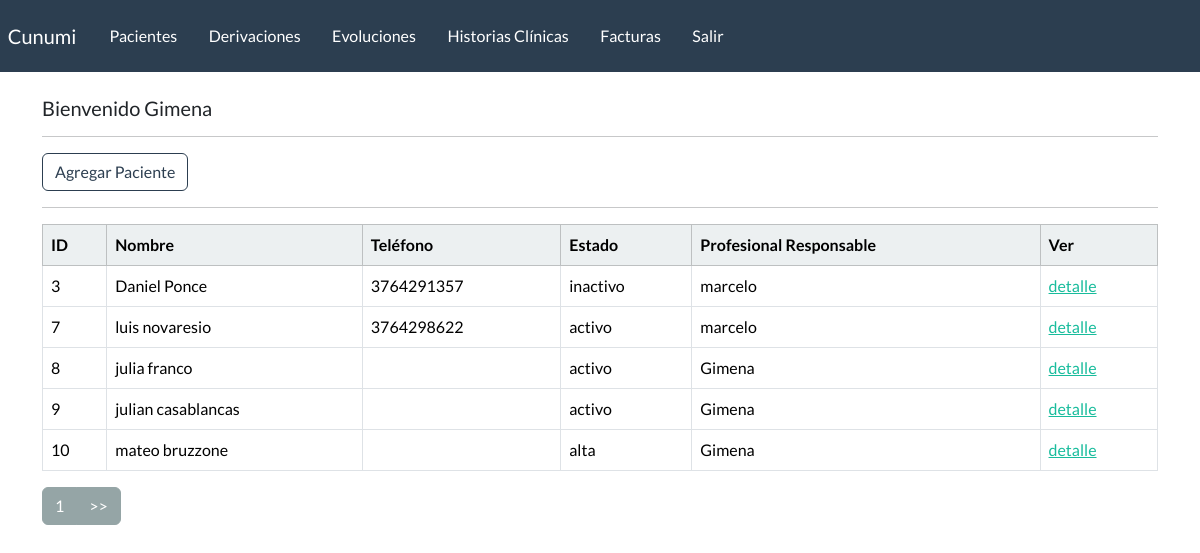
Screenshot of /dashboard (signed in) with the database file from the repository.
### webapp/models.py (models this page shows, shortened)
class paciente(models.Model):
    nombre = models.CharField(max_length=100)
    apellido = models.CharField(max_length=100, blank=True)
    dni = models.CharField(max_length=100, blank=True)
    telefono = models.CharField(max_length=100, blank=True)
    email = models.EmailField(blank=True)
    edad = models.IntegerField(blank=True)
    fecha_inicio = models.DateField(blank=True, null=True)
    responables = models.CharField(max_length=200, blank=True)
    motivo_consulta = models.CharField(max_length=200, blank=True)
    derivado = models.BooleanField(default=False)
    email = models.EmailField(blank=True)
    estado_choices = (
        ('activo', 'activo'),
        ('inactivo', 'inactivo'),
        ('alta', 'alta'),
        ('derivado', 'derivado'))
    estado = models.CharField(max_length=20, choices=estado_choices, default='activo')
    profesional_responsable = models.ForeignKey(User, on_delete=models.CASCADE, blank=True)

### webapp/views.py (the view)
# urls.py: path('dashboard',views.dashboard, name='dashboard'),
@login_required(login_url='my-login')
def dashboard(request):
    pacientes_all = paciente.objects.all()
    paginator = Paginator(pacientes_all, 20)
    page = request.GET.get('page')
    pacientes = paginator.get_page(page)
    context = {
        'pacientes':pacientes,
    }
    return render(request, 'webapp/dashboard.html', context=context)

### webapp/templates/webapp/dashboard.html (shortened to what this page needs)
{% extends 'webapp/base.html' %}
{% block content %}
    <h5>Bienvenido {{user}}</h5>
    <hr>
    <a class="btn btn-outline-primary btn-small" href="{% url 'agregar_paciente' %}">
        Agregar Paciente
    </a>
    <hr>
    <table class="table table-hover table-bordered">
        <thead class="table-light">
            <tr>
                <th scope="col">ID</th>
                <th scope="col">Nombre</th>
                <th scope="col">Teléfono</th>
                <th scope="col">Estado</th>
                <th scope="col">Profesional Responsable</th>
                <th scope="col">Ver</th>
            </tr>
        </thead>
        <tbody>
            {% if pacientes %}
            {% for paciente in pacientes %}
            <tr>
                <td>
                    {{paciente.id}}
                </td>
                <td>{{paciente.nombre}} {{paciente.apellido}}</td>
                <td>{{paciente.telefono}}</td>
                <td>{{paciente.estado}}</td>
                <td>{{paciente.profesional_responsable}}</td>
                <td><a href="{% url 'detalle_paciente' paciente.id %}">detalle</a></td>
            </tr>
            {% endfor %}
        </tbody>
    </table>
    <div class="btn-toolbar" role="toolbar" aria-label="Toolbar with button groups">
    <div class="btn-group me-2" role="group" aria-label="First group">
        <a type="button" class="btn btn-secondary" href="?page={{pacientes.number}}">{{pacientes.number}}</a>
        <a type="button" class="btn btn-secondary" a href="?page={{pacientes.num_pages}}">>></a>
    </div>
</div>
    {% endif %}
{% endblock %}

### rows the page displays
paciente: id "3", nombre "Daniel", apellido "Ponce", telefono "3764291357", estado "inactivo", profesional_responsable "marcelo"
paciente: id "7", nombre "luis", apellido "novaresio", telefono "3764298622", estado "activo", profesional_responsable "marcelo"
paciente: id "8", nombre "julia", apellido "franco", estado "activo", profesional_responsable "Gimena"
paciente: id "9", nombre "julian", apellido "casablancas", estado "activo", profesional_responsable "Gimena"
paciente: id "10", nombre "mateo", apellido "bruzzone", estado "alta", profesional_responsable "Gimena"

### other values shown
{{ user }} "Gimena"
{{ pacientes.number }} "1"
